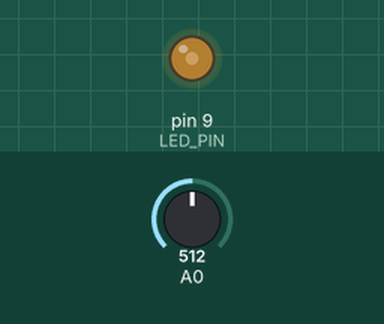
Bench run of a sketch on a simulated Arduino Uno, built with avr-gcc and run on an emulated ATmega328P. On the bench: output pins drawn as LEDs (lit = HIGH). The test bench sets the inputs (shaded band); at power-on: A0 = 512.

Above: at 0.15 s.
At 1.2 s:
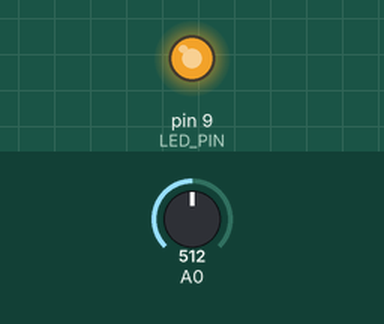
1.3 s: A0 set to 716
Timing chart, 0 to 10.3 s (numbered marks = the images above; inputs shaded):
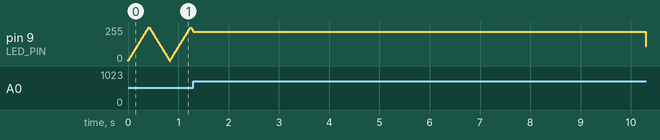

The sketch:

controlled_pulsing.ino
```cpp
// this should be a pin supporting PWM
#define LED_PIN 9

int brightness;
int fadeAmount;
int currIntensity;
int currentSpeed;
int delayStep;

void setup(){
  currIntensity = 0;
  fadeAmount = 5;
  pinMode(LED_PIN, OUTPUT);
  delayStep = 1;
  currentSpeed = 0;
}

void loop(){
  int newSpeed = analogRead(A0);
  if (newSpeed != currentSpeed){
    currentSpeed = newSpeed;
    delayStep = 1 + (int)(((float)(1023 - currentSpeed))/64);
  }
  analogWrite(LED_PIN, currIntensity);
  currIntensity = currIntensity + fadeAmount;
  if (currIntensity == 0 || currIntensity == 255) {
    fadeAmount = -fadeAmount ;
  }
  delay(delayStep);
}
```
